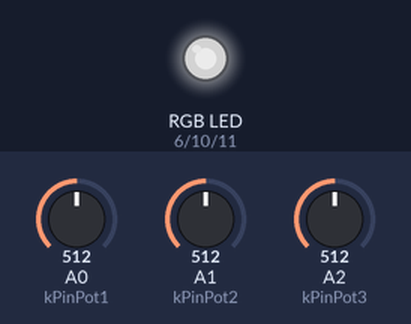
This sketch was run on a simulated Arduino Uno, built with avr-gcc and run on an emulated ATmega328P. On the bench: an RGB LED mixed from three pins (HIGH = lit). The inputs (shaded band) are chosen by the test bench; at power-on: A0 (kPinPot1) = 512, A1 (kPinPot2) = 512, A2 (kPinPot3) = 512. Dim RGB values are drawn brighter than linear.

Above: at 1.2 s.
1.3 s: A0 (kPinPot1) set to 716
At 2.5 s:
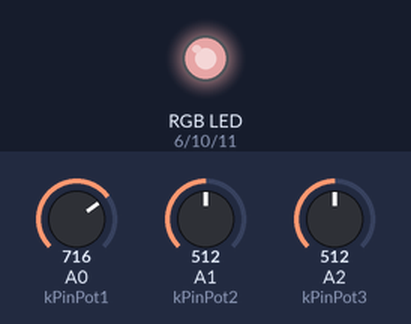
2.8 s: A1 (kPinPot2) set to 716
At 3.7 s:
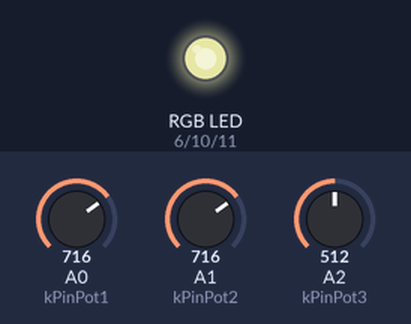
4.3 s: A2 (kPinPot3) set to 716
At 4.8 s:
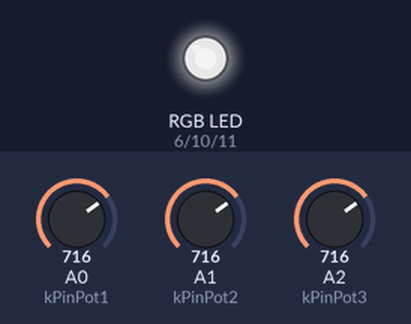
5.8 s: A0 (kPinPot1) set to 900
At 7.0 s:
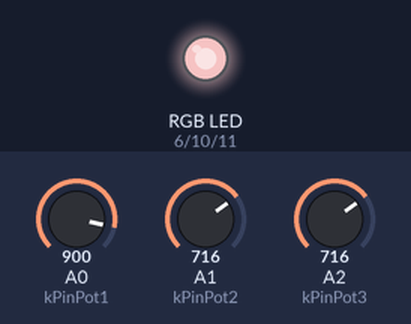
7.3 s: A1 (kPinPot2) set to 900
At 8.3 s:
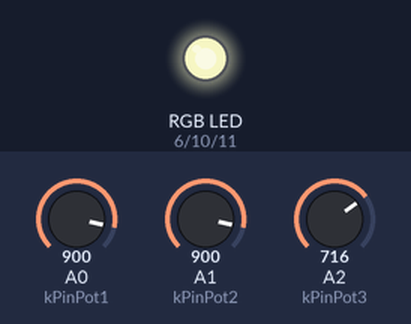
8.8 s: A2 (kPinPot3) set to 900
At 9.4 s:
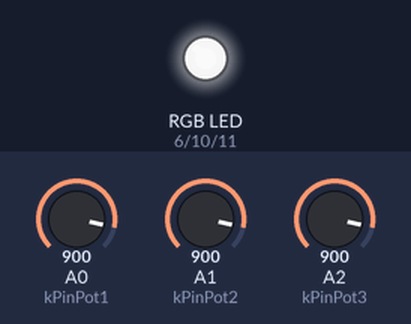
Timing chart, 0 to 11.3 s (numbered marks = the images above; inputs shaded):
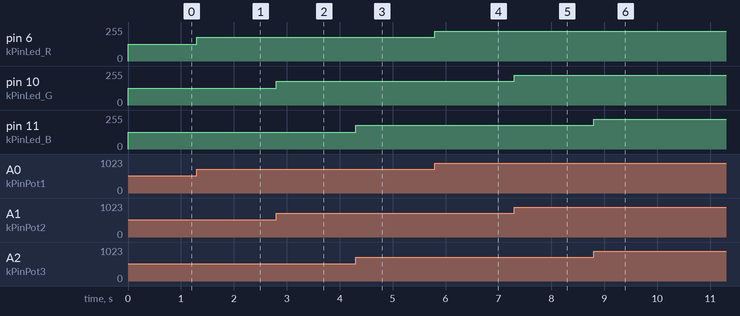

The sketch:

rgb_3pot.pde
```cpp
const int kPinPot1 = A0;
const int kPinPot2 = A1;
const int kPinPot3 = A2;
const int kPinLed_R = 6;
const int kPinLed_G = 10;
const int kPinLed_B = 11;

void setup()
{
  pinMode(kPinLed_R, OUTPUT);
  pinMode(kPinLed_G, OUTPUT);
  pinMode(kPinLed_B, OUTPUT);
}

void loop()
{
  int potValue;
  int ledValue;

  potValue = analogRead(kPinPot1);
  ledValue = map(potValue, 0, 1023, 0, 255);
  analogWrite(kPinLed_R, ledValue);

  potValue = analogRead(kPinPot2);
  ledValue = map(potValue, 0, 1023, 0, 255);
  analogWrite(kPinLed_G, ledValue);

  potValue = analogRead(kPinPot3);
  ledValue = map(potValue, 0, 1023, 0, 255);
  analogWrite(kPinLed_B, ledValue);
}
```

Measured:
- after the input at 1.3 s, pin 6 (kPinLed_R): 127/255 → 178/255 at once
- after the input at 2.8 s, pin 10 (kPinLed_G): 127/255 → 178/255 at once
- after the input at 4.3 s, pin 11 (kPinLed_B): 127/255 → 178/255 at once
- after the input at 5.8 s, pin 6 (kPinLed_R): 178/255 → 224/255 at once
- after the input at 7.3 s, pin 10 (kPinLed_G): 178/255 → 224/255 at once
- after the input at 8.8 s, pin 11 (kPinLed_B): 178/255 → 224/255 at once
